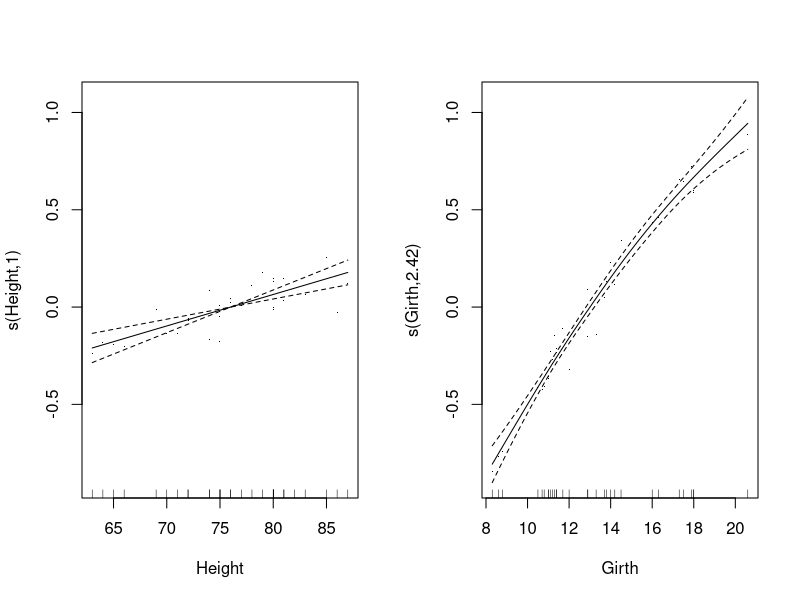

The R script that drew this image:
## ---- chunk 1
knitr::opts_chunk$set(echo = FALSE);

#Color Format
col_text = function(color, x){
  outputFormat = knitr::opts_knit$get('rmarkdown.pandoc.to');
  if(outputFormat == 'latex'){
    if(color == 'green'){
      paste('\\textcolor[RGB]{0, 128, 0}{', x, '}', sep = '');
    } else {
      paste('\\textcolor{', color, '}{', x, '}', sep = '');
    }
  } else if(outputFormat == 'beamer'){
    paste('\\', color, '{', x, '}', sep = '');
  } else if(outputFormat %in% c('html', 'slidy')){
    paste("<font color='", color, "'>", x, '</font>', sep = '');
  } else{
    x;
  }
}

blue = function(x){col_text('blue', x);}
red = function(x){col_text('red', x);}
green = function(x){col_text('green', x);}
## ---- chunk 2
knitr::include_graphics('/figures/Wood_GAM_book_fig4_3.png', error = FALSE)
## ---- chunk 3
knitr::include_graphics('/figures/Wood_GAM_book_fig4_4.png', error = FALSE)
## ---- chunk 4
library(mgcv) ## load the package data(trees)
ct1 <- gam(Volume ~ s(Height) + s(Girth),
           family=Gamma(link=log),data=trees)
## ---- chunk 5
summary(ct1)
## ---- chunk 6
par(mfrow = c(1, 2))
plot(ct1,residuals=TRUE)
